Frame 1 (no input): blank canvas, image omitted
Frame 60 (the mouse pressed at the canvas centre just before this capture): blank canvas, image omitted
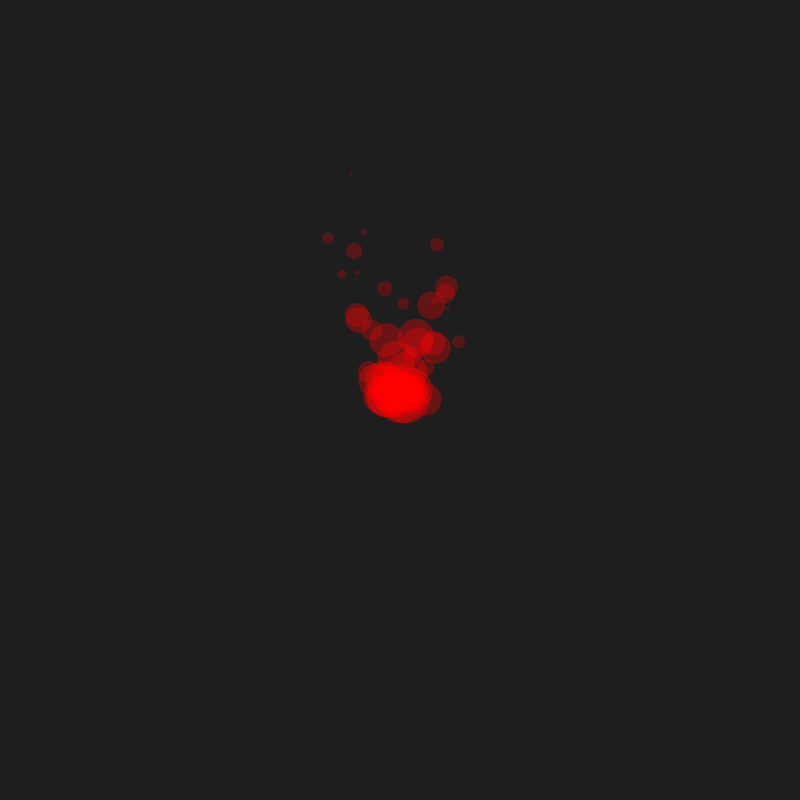
Frame 120 (the mouse held since frame 60 and released just before this capture)

The Processing sketch whose frames 1 and 60 were blank and that drew this single picture after the mouse press (run headless with seeded random() and noise(); from frame 60 on, the mouse is pressed at the canvas centre):

// Processing sketch: sketch_181017c
// ── sketch_181017c.pde
ArrayList<Generator> generators;
Generator a;
void setup() {
  size(800, 800);
  generators = new ArrayList<Generator>();    
  
}

void draw() {
  background(30);
  for (int i = 0; i < generators.size(); i++) {
    Generator g = generators.get(i);
    g.addParticles();
    g.drawParticles();
  }
}

void mousePressed() {
  generators.add(new Generator(mouseX, mouseY));
}

class Particle {
  float posX;
  float posY;
  float velX;
  float velY;
  float life;
  float opa;

  Particle(float posX, float posY) {
    this.posX = posX;
    this.posY = posY;
    this.velX = random(-2, 2);
    this.velY = random(-5, 5);
    life = 50;
    opa = 100;
  }

  void display() {
    noStroke();
    fill(255, 0, 0, opa);
    ellipse(this.posX, this.posY, life, life);
  }

  void update() {
    life--;
    opa--;
    this.posX += this.velX;
    this.posY += -abs(this.velY);
    // check if it goes off
    if (this.posX > width || this.posX < 0) {
      this.velX *= -1;
    }
    if (this.posY > height || this.posY < 0) {
      this.velY *= -1;
    }
  }
}

class Generator {
  ArrayList<Particle> particles;
  float posX;
  float posY;
  float rate; 

  Generator(float posX, float posY) {
    this.posX = posX;
    this.posY = posY;
    particles = new ArrayList<Particle>();
  }

  void addParticles() {
    particles.add(new Particle(this.posX, this.posY));
  }

  void drawParticles() {
    for (int i = 0; i < particles.size(); i++) {
      Particle b = particles.get(i);
      b.update();
      b.display();
    } 

    for (int i = particles.size() - 1; i >= 0; i--) {
      Particle p = particles.get(i);
      if (p.life < 0) {
        particles.remove(i);
      }
    }
  }
}
